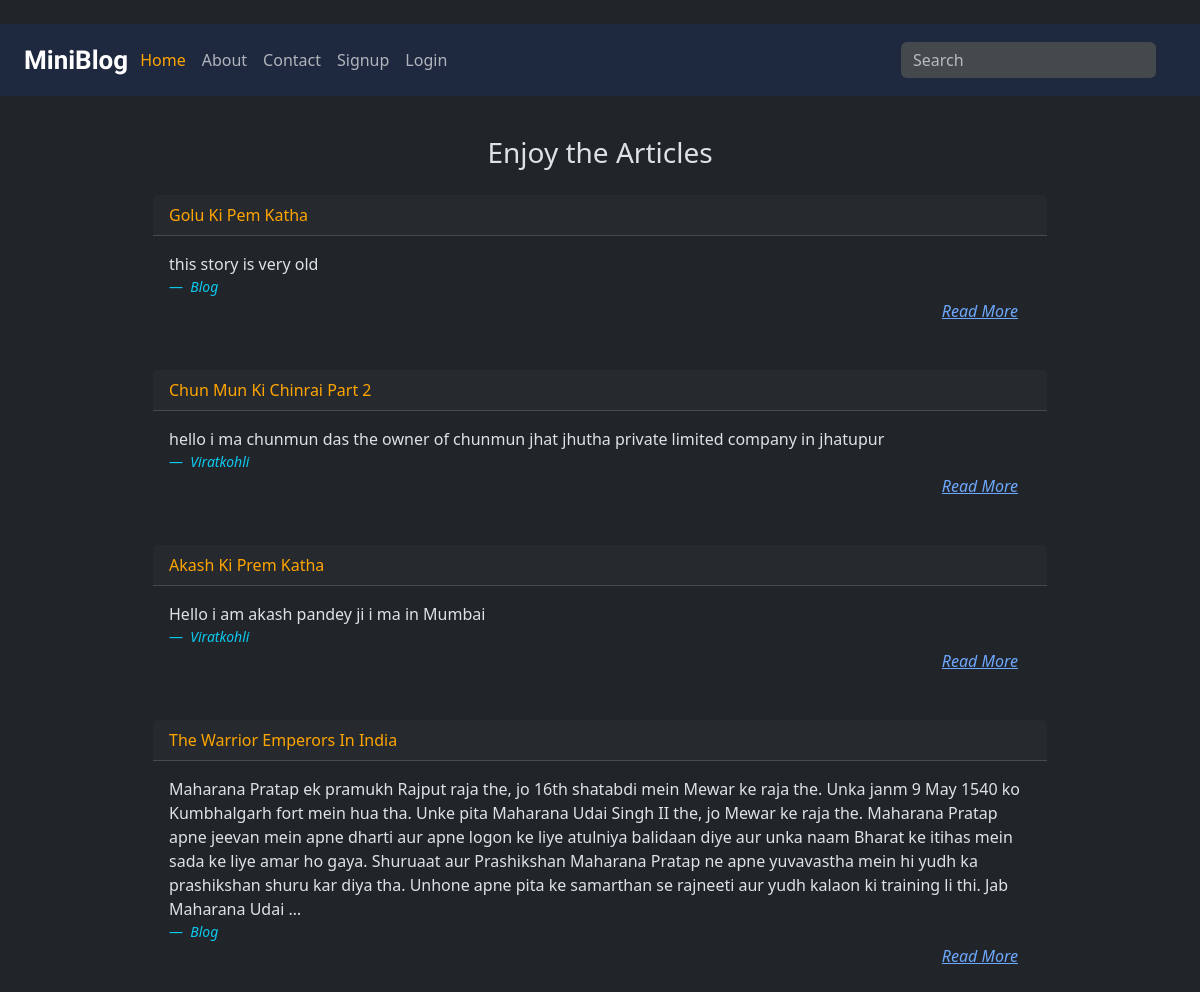
The app's page / (upper part), older data.
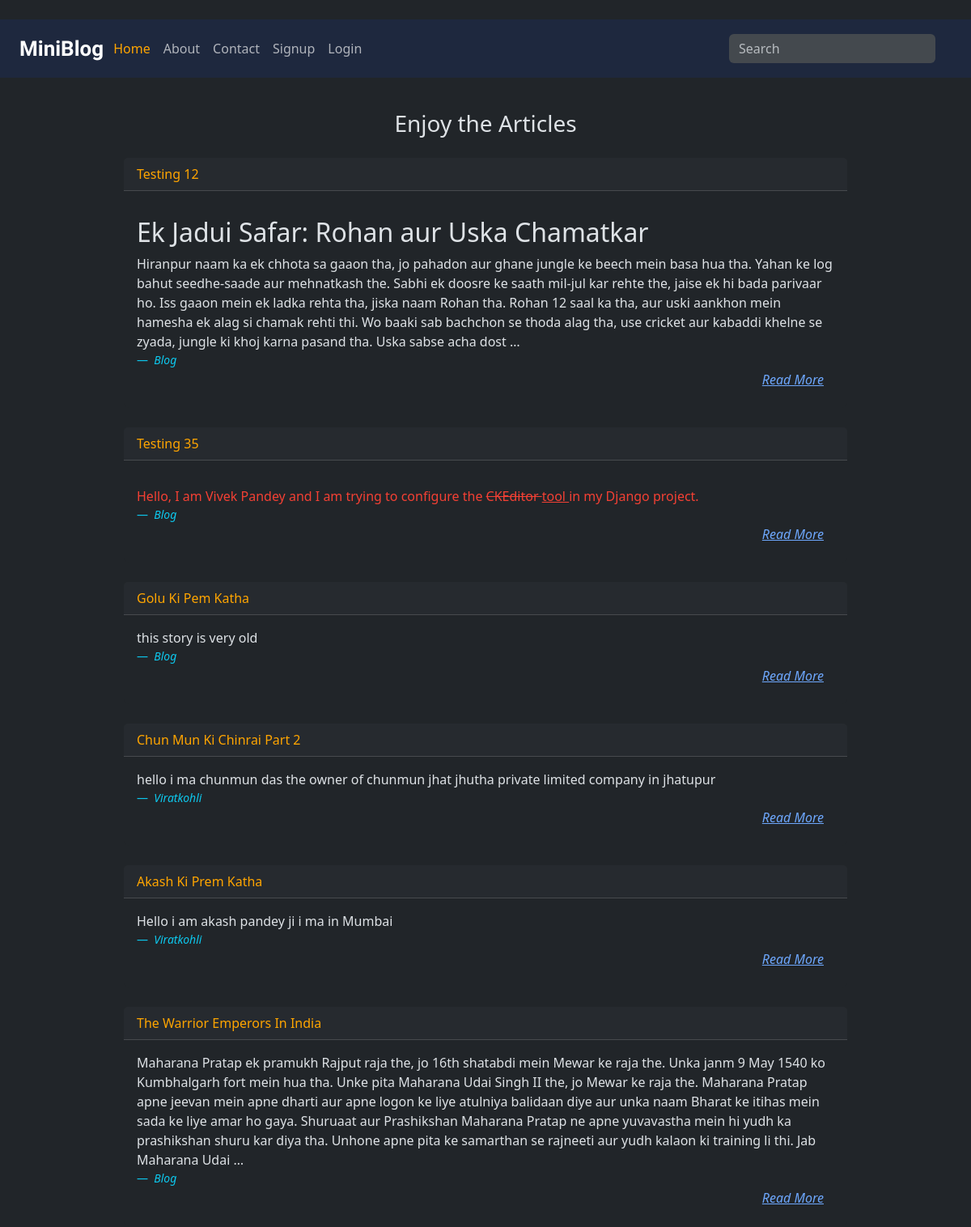
The same page, newer data.
### blog/models.py (models this page shows, shortened)
class blog_post(models.Model):
    CATEGORY_CHOICES = [
        ('general', 'General'),
        ('technology', 'Technology'),
        ('lifestyle', 'Lifestyle'),
        ('travel', 'Travel'),
        ('food', 'Food'),
        ('books', 'Books'),
    ]
    title = models.CharField(max_length= 150)
    desc = CKEditor5Field(config_name='extends')
    summry = models.TextField(blank=True , null= True)
    author = models.CharField(max_length= 100, default='Vivek..')
    created_by = models.ForeignKey(User, on_delete=models.CASCADE, default=1)
    created_at = models.DateTimeField(default=timezone.now)
    category = models.CharField(max_length=70 , choices=CATEGORY_CHOICES, default='general' )

### blog/views.py (the view)
# urls.py: path("",views.home, name= "home_page" ),
def home(request):
    posts = blog_post.objects.all().order_by('-id')
    return render(request, 'home.html', {'posts':posts})

### blog/templates/home.html (shortened to what this page needs)
{% extends "Base.html" %}
{% load static %}
{% block content %}
<div class="col-10 offset-1 my-4 p-3 ">
  <h3 class="text  text-center ">Enjoy the Articles
  </h3>
  <div class="container mt-4 ">
    {% for post in posts %}
    <div class="card mb-4  ">
      <div class="card-header lulu">
        {{post.title|title}}
      </div>
      <div class="card-body fs-6">
        <blockquote class="blockquote mb-0 fs-6">
          <p class="post-desc fs-6">
            {{post.desc|safe|truncatewords:100}}
          </p>
          <div class="row">
            <div class="col-md-6">
              <footer class="blockquote-footer text-info fw-medium">
                <cite title="Source Author">{{post.created_by | title}}</cite>
              </footer>
            </div>
            <div class="col-md-6 text-end">
              <a href="{% url 'single_data' id=post.id %}" class="btn btn-link active_more  "><em>Read More</em></a>
            </div>
          </div>
        </blockquote>
      </div>
    </div>
    {% endfor %}
  </div>
</div>
{% endblock content %}

Row changes from the older to the newer data that the page shows:
added blog_post: title "Testing 12", desc "Ek Jadui Safar: Rohan aur Uska Chamatkar Hiranpur naam ka ek chhota sa gaaon tha, jo pahadon aur ghane jungle ke beech mein basa hua tha. Yahan ke log bahut seedhe-saade aur mehnatkash the. Sabhi ek doosre ke saath mil-jul kar rehte the, jaise ek hi bada parivaar ho. Iss gaaon mein ek ladka rehta tha, jiska naam Rohan tha. Rohan 12 saal ka tha, aur uski aankhon mein hamesha ek alag si chamak rehti thi. Wo baaki sab bachchon se thoda alag tha, use cricket aur kabaddi khelne se zyada, jungle ki khoj karna pasand tha. Uska sabse acha dost …", created_by "Blog"
added blog_post: title "Testing 35", desc "Hello, I am Vivek Pandey and I am trying to configure the CKEditor tool in my Django project.", created_by "Blog"
